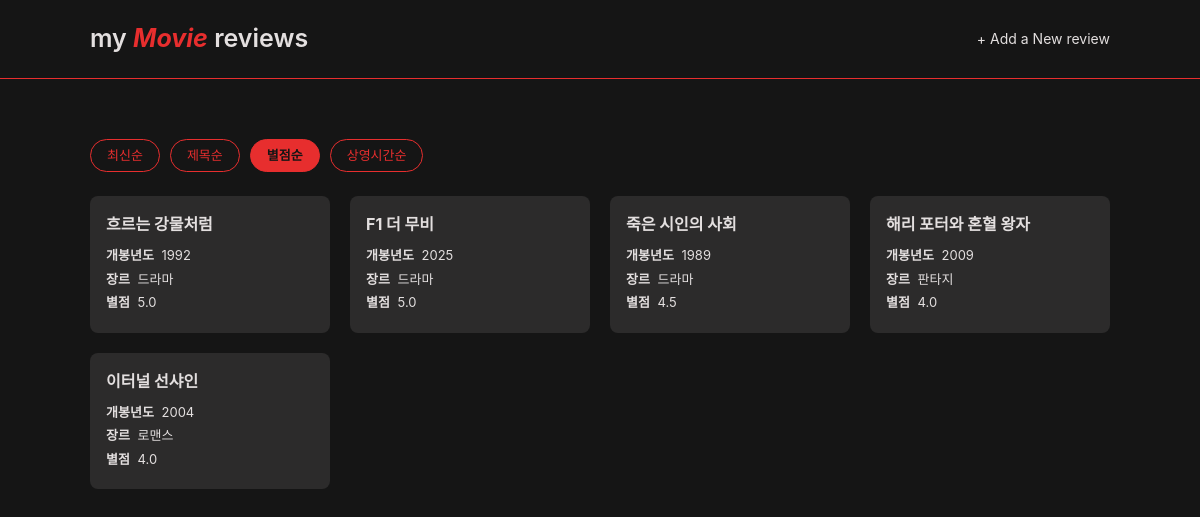
/?sort=rating, run on the app's committed database.
### reviews/models.py (models this page shows, shortened)
class Review(models.Model):
    GENRE_CHOICES = [
        ('action', '액션'),
        ('comedy', '코미디'),
        ('drama', '드라마'),
        ('romance', '로맨스'),
        ('thriller', '스릴러'),
        ('horror', '공포'),
        ('sf', 'SF'),
        ('animation', '애니메이션'),
        ('documentary', '다큐멘터리'),
        ('fantasy', '판타지'),
    ]
    RATING_CHOICES = [(i / 2, f'{i / 2}점') for i in range(1, 11)]  # 0.5 ~ 5.0
    title = models.CharField(max_length=100)
    release_year = models.PositiveIntegerField()
    director = models.CharField(max_length=100)
    main_actor = models.CharField(max_length=100)
    genre = models.CharField(max_length=20, choices=GENRE_CHOICES)
    rating = models.FloatField(choices=RATING_CHOICES)
    running_time = models.PositiveIntegerField(help_text='분 단위로 입력해주세요.')
    content = models.TextField()
    created_at = models.DateTimeField(auto_now_add=True)
    updated_at = models.DateTimeField(auto_now=True)

### reviews/views.py (the view)
# urls.py: path('', views.review_list, name='review_list'),
def review_list(request):
    sort = request.GET.get('sort', '')
    order_by = SORT_OPTIONS.get(sort, '-created_at')
    reviews = Review.objects.all().order_by(order_by)
    context = {
        'reviews': reviews,
        'sort': sort,
    }
    return render(request, 'reviews/review_list.html', context)

### reviews/templates/reviews/review_list.html (shortened to what this page needs)
{% extends 'reviews/base.html' %}
{% block content %}
<div class="list-header">
  <div class="sort-group">
    <a href="{% url 'reviews:review_list' %}" class="btn-sort {% if not sort %}active{% endif %}">최신순</a>
    <a href="?sort=title" class="btn-sort {% if sort == 'title' %}active{% endif %}">제목순</a>
    <a href="?sort=rating" class="btn-sort {% if sort == 'rating' %}active{% endif %}">별점순</a>
    <a href="?sort=running_time" class="btn-sort {% if sort == 'running_time' %}active{% endif %}">상영시간순</a>
  </div>
</div>
{% if reviews %}
<div class="card-grid">
  {% for review in reviews %}
  <div class="card">
    <a href="{% url 'reviews:review_detail' review.pk %}">
      <div class="card-body">
        <h5 class="card-title">{{ review.title }}</h5>
        <p class="release-year">
          <span class="card-body-label">개봉년도</span>
          <span class="card-body-value">{{ review.release_year }}</span>
        </p>
        <p class="card-genre">
          <span class="card-body-label">장르</span>
          <span class="card-body-value">{{ review.get_genre_display }}</span>
        </p>
        <p class="rating-stars">
          <span class="card-body-label">별점</span>
          <span class="card-body-value">{{ review.rating }}</span>
        </p>
      </div>
    </a>
  </div>
  {% endfor %}
</div>
{% else %}
<div class="empty-state">
  <p>아직 작성된 리뷰가 없습니다.</p>
  <a href="{% url 'reviews:review_create' %}" class="btn-primary">첫 리뷰 작성하기</a>
</div>
{% endif %}
{% endblock %}

### reviews/static/reviews/css/style.css (style rules this page uses)
body { font-family: -apple-system, BlinkMacSystemFont, 'Segoe UI', Roboto, 'Helvetica Neue', Arial, sans-serif; background-color: #151515; color: #222; }
.list-header { margin-bottom: 24px; }
.sort-group { display: flex; gap: 6px; }
.btn-sort { display: inline-block; padding: 6px 16px; margin-right: 4px; border: 1px solid #e72e2e; border-radius: 20px; font-size: 13px; color: #e72e2e; transition: all 0.15s ease; }
.btn-sort:hover, .btn-sort.active { background-color: #e72e2e; border-color: #e72e2e; font-weight: 600; color: #151515; }
.card-grid { display: grid; grid-template-columns: repeat(4, 1fr); gap: 20px; }
.card { background-color: hsl(0, 1%, 17%); border-radius: 8px; overflow: hidden; transition: transform 0.15s ease, box-shadow 0.15s ease; }
.card a { display: block; color: inherit; }
.card-body { padding: 16px; }
.card-body-label { font-weight: 700; margin-right: 4px; }
.card-title { font-size: 16px; font-weight: 700; margin-bottom: 10px; color: #e3dfdf }
.release-year, .card-genre { font-size: 13px; color: #e3dfdf; margin-bottom: 4px; }
.rating-stars { font-size: 13px; color: #e3dfdf; margin-bottom: 4px; }

### data on the page
Review: title "흐르는 강물처럼", release_year "1992", genre "드라마", rating "5.0"
Review: title "F1 더 무비", release_year "2025", genre "드라마", rating "5.0"
Review: title "죽은 시인의 사회", release_year "1989", genre "드라마", rating "4.5"
Review: title "해리 포터와 혼혈 왕자", release_year "2009", genre "판타지", rating "4.0"
Review: title "이터널 선샤인", release_year "2004", genre "로맨스", rating "4.0"
